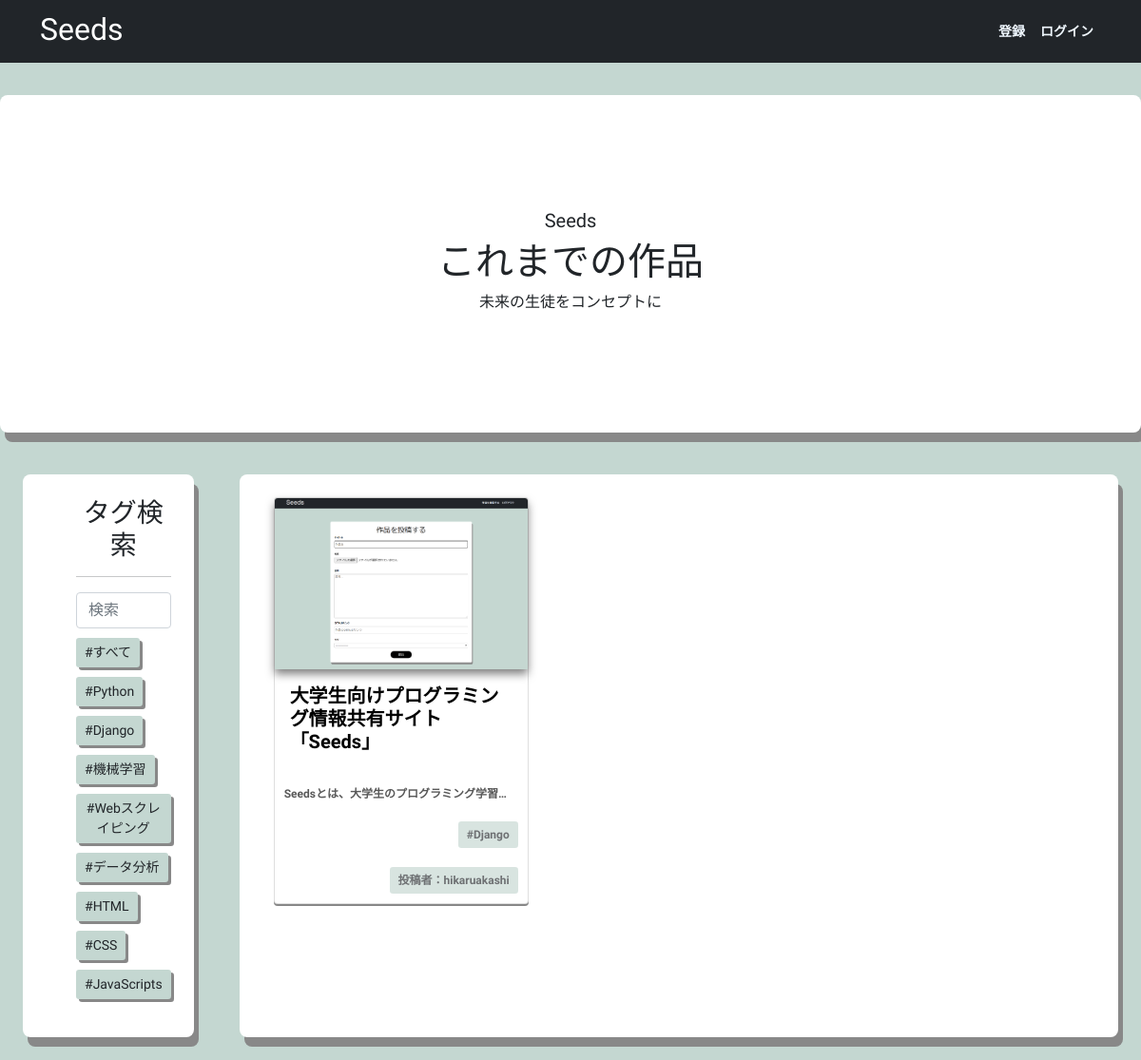
The page / on the database its author committed.
### app/models.py (models this page shows, shortened)
class Topic(models.Model):
    name = models.CharField(max_length=200)
    def __str__(self):
        return self.name

class Post(models.Model):
    author = models.ForeignKey(User,on_delete=models.SET_NULL,null=True)
    title = models.CharField(max_length=200,null=False)
    image = models.ImageField(upload_to='images/',null=True,blank=True)
    topic = models.ForeignKey(Topic,on_delete=models.SET_NULL,null=True)
    description = models.TextField(null=False)
    link = models.URLField(null=True)
    created_at = models.DateTimeField(auto_now_add=True)
    updated_at = models.DateTimeField(auto_now=True)
    class Meta:
        ordering = ['-created_at','-updated_at']

### app/views.py (the view)
# urls.py: path('',views.home,name="home"),
def home(request):
    q = request.GET.get('q') if request.GET.get('q') != None else ''
    posts = Post.objects.filter(
        Q(topic__name__icontains=q) |
        Q(description__icontains=q) |
        Q(title__icontains=q)
        )
    topics = Topic.objects.all()
    context = {'posts':posts,'topics':topics}
    return render(request, 'app/home.html',context)

### app/templates/app/home.html (shortened to what this page needs)
{% extends 'main.html' %}
{% load static %}
{% block content %}
<div class="page">
    <div class="sub1">
    <section id="posts">
        <div class="container">
            <div class="row">
                <div class="col-md-8 mx-auto text-center">
                    <h5>Seeds</h5>
                    <h1>これまでの作品</h1>
                    <h6>未来の生徒をコンセプトに</h6>
                </div>
            </div>
        </div>
    </section>
    </div>
    <div class="post-list">
        <div class="Topic-serch-list">
            <div class="Topic-name">
                <ul>
                    <h3>タグ検索</h3>
                    <hr>
                    <div class="topic-serch">
                        <form method="GET" action="{% url 'home' %}">
                            <input type="text" name="q" class="form-control rounded" placeholder="検索"  />
                        </form>
                    </div>
                    <div class="all-topic">
                        <a class="btn btn-sm" role="button" href="{% url 'home' %}">#すべて</a>
                    </div>
                    {% for topic in topics %}
                    <div class="list-serch">
                        <a class="btn btn-sm" role="button" href="{% url 'home' %}?q={{topic.name}}">#{{topic.name}}</a>
                    </div>
                    {% endfor %}
                </ul>
            </div>
        </div>
        <div class="post-list-item">
            <div class="container">
                <div class="row g-4">
                    {% for post in posts %}
                    <div class="col-md-6 col-lg-4">
                        <div class="card mx-auto">
                            <div class="postlist">
                                <a href="{% url 'post' post.id %}">
                                    {% if post.image %}
                                    <img class="card-img-top" src="{{ post.image.url }}" alt="Card image cap">
                                    {% endif %}
                                    <div class="card-body">
                                        <h5 class="card-title">
                                            {{post.title}}
                                        </h5>
                                    </div>
                                    <div class="card-description">
                                        <p class="card-description text-truncate">
                                            {{post.description}}
                                        </p>
                                    </div>
                                </a>
                                    <div class="post-topic">
                                        <p class="btn btn-sm">
                                            #{{post.topic}}
                                        </p>
                                    </div>
                                    <div class="post-author">
                                        <a class="btn btn btn-sm" role="button" href="{% url 'user-profile' post.author.id %}">
                                            投稿者：{{post.author.username}}
                                        </a>
                                    </div>
                            </div>
                        </div>
                    </div>
                    {% endfor %}
                </div>
            </div>
        </div>
    </div>
</div>
{% endblock content %}

### templates/main.html (shortened to what this page needs)
<!DOCTYPE html>
{% load static %}
<html lang="ja">
    <head>
        <link
            href="https://cdn.jsdelivr.net/npm/bootstrap@5.0.2/dist/css/bootstrap.min.css"
            rel="stylesheet"
        >
        <link rel="stylesheet" type="text/css" media="screen" href="{% static 'styles/main.css' %}">
    </head>
    <body>
        <div class="main">
            {% include 'navbar.html' %}
            {% block content %}
            {% endblock %}
        </div>
    </body>
</html>

### templates/navbar.html (shortened to what this page needs)
<nav class="navbar navbar-expand-lg navbar-light bg-dark fixed-top">
    <div class="container">
        <a class="text-white pt-1" href="/">
            <h2>Seeds</h2>
        </a>
      <div class="collapse navbar-collapse" id="navbarNav">
        <ul class="navbar-nav ms-auto">
            {% if request.user.is_authenticated %}
            <li class="nav-item">
            <a class="nav-link" href="{% url 'create-post' %}">作品を投稿する</a>
            </li>
            <li class="nav-item">
            <a class="nav-link" href="{% url 'logout' %}">ログアウト</a>
            </li>
            </li>
            {% else %}
            <li class="nav-item">
            <a class="nav-link" href="{% url 'register' %}">登録</a>
            </li>
            <li class="nav-item">
            <a class="nav-link" href="{% url 'login' %}">ログイン</a>
            </li>
            {% endif %}
        </ul>
      </div>
    </div>
  </nav>

### static/styles/main.css (style rules this page uses)
:root { --primary: #0d6ef0; --dark: #21252f; --body: #888; --box-shadow:0 8px 22px rgba(0,0,0,0.2); }
body { font-family: 'Sora', sans-serif; padding-top: 5rem; background-color:#c4d7d1 ; }
.post-list-item { max-width: 1400px; margin: 24px; padding: 24px; background-color: white; border-radius: 8px; box-shadow: 5px 10px #888888; }
.post-list-item .card { background-color: #FFFFFF; padding: 0; -webkit-border-radius: 4px; -moz-border-radius: 4px; border-radius: 4px; box-shadow: 0px 2px #888888; }
.post-list-item .card h5 { color: black; font-weight: 700; }
.post-list-item .card p, .post-author a { font-size: 12px; margin: 10px; opacity: 0.65; font-weight: 700; }
.post-topic, .post-author { text-align: right; }
.post-list { background-color:#c4d7d1 ; }
a { color: black; text-decoration: none; }
.navbar .nav-link { color: aliceblue !important; font-size: 14px; font-weight: 700; }
section { padding-top: 120px; padding-bottom: 120px; }
.post-list { display: grid; grid-template-columns: 0.6fr 3fr; }
.card { min-width: 220px; max-width: 500px; margin-bottom: 5px !important; }
.card-img-top { width: 100%; height: 15vw; object-fit: cover; box-shadow: 0 5px 10px rgba(0,0,0,0.5); }
.btn { background-color:#c4d7d1; }
.Topic-name h3 { text-align: center; }
.all-topic, .list-serch, .topic-serch { margin-bottom:10px; }
.list-serch a, .all-topic a { box-shadow: 3px 3px #888888; }
.Topic-serch-list { max-width: 1400px; margin: 24px; padding: 24px; background-color: white; border-radius: 8px; box-shadow: 5px 10px #888888; position: sticky; top:100px; }
.sub1 { margin: 20px auto; border-radius: 8px; background-color: white; box-shadow: 5px 10px #888888; }

### rows shown on the page
Topic: name "Python"
Topic: name "Django"
Topic: name "機械学習"
Topic: name "Webスクレイピング"
Topic: name "データ分析"
Topic: name "HTML"
Topic: name "CSS"
Topic: name "JavaScripts"
Post: image (picture), title "大学生向けプログラミング情報共有サイト「Seeds」", description "Seedsとは、大学生のプログラミング学習…", topic "Django", author.username "hikaruakashi"
